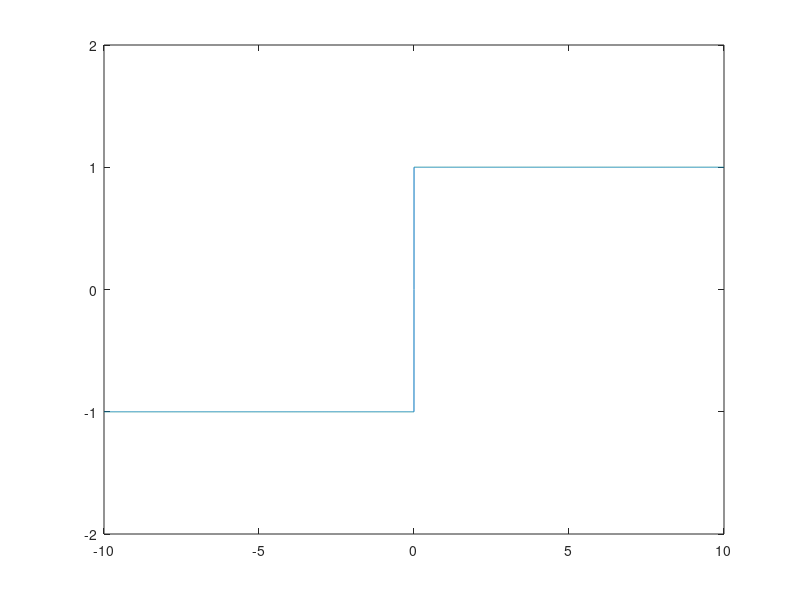

Write the MATLAB code that produced this figure.
%The Signum Function of Continuous time signal.

%Reference:

clc;                        %Clears the command window and homes the cursor.
clear all;                  %Clear variables and functions from memory.
clf;                        %Clear current figure.


%Defining The Original Signal {x(t)}.

t=-10:0.001:10;                      %Defining x axis.
x=@(t) 1.*(t>0)+(-1).*(t<0)+0.*(t==0);    %Defining y axis.
plot(t,x(t));                          %Ploting the graph. 
axis([-10 10 -2 2]);                  %AXIS([XMIN XMAX YMIN YMAX]) sets scaling for the x- and y-axes on the current plot.
